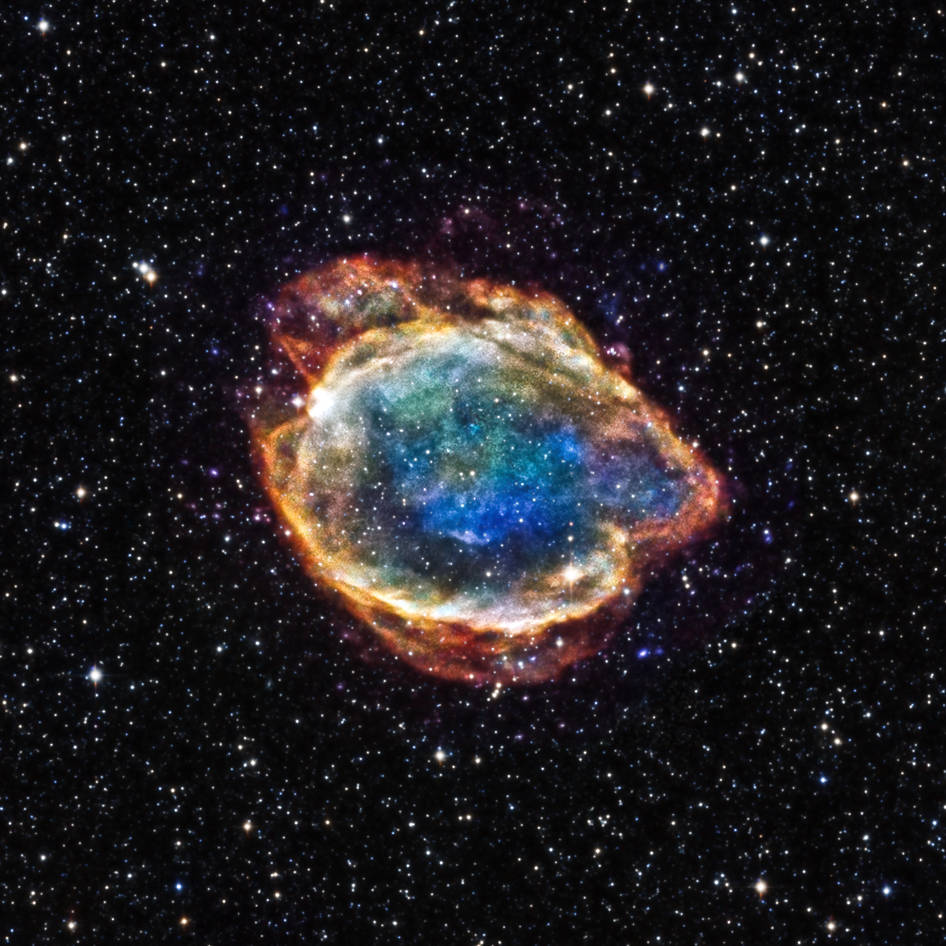
#> input picture Computer Vision/Lab4/supernova.png, 946 x 946 px
$ python asdsadasd.py
#> lines starting #> are read from the running program, lines starting #| are printed output that depends on the picture
import cv2
import matplotlib.pyplot as plt
import numpy as np

# https://stackoverflow.com/questions/48097941/strided-convolution-of-2d-in-numpy
def asStride(array_to_stride, sub_shape, stride=1):
    s0, s1 = array_to_stride.strides[:2]
    m1, n1 = array_to_stride.shape[:2]
    m2, n2 = sub_shape[:2]
    # print(arr.shape)
    view_shape = (1 + (m1 - m2) // stride, 1 + (n1 - n2) // stride, m2, n2) + array_to_stride.shape[2:]
    # print(view_shape)
    strides = (stride * s0, stride * s1, s0, s1) + array_to_stride.strides[2:]
    # print(strides)
    result = np.lib.stride_tricks.as_strided(array_to_stride, view_shape, strides=strides)
    # print(result.shape)
    return result


def dilate_f(img, f):
    dilated_img = asStride(np.pad(img, [(0, f.shape[0] - 1), (0, f.shape[1] - 1)]), f.shape, 1)
    # dilated_img = dilated_img > 0
    dilated_img = dilated_img + (dilated_img * f)
    # print(dilated_img.shape)
    dilated_img = dilated_img.reshape(img.shape[0], img.shape[1], f.shape[0] * f.shape[1])
    dilated_img = np.max(dilated_img, axis=2)
    dilated_img = dilated_img.astype(np.int32)
    return dilated_img


def erode_f(img, f):
    eroded_img = asStride(np.pad(img, [(0, f.shape[0] - 1), (0, f.shape[1] - 1)]), f.shape, 1)
    eroded_img = eroded_img - (eroded_img * f)
    # eroded_img = eroded_img > 0
    eroded_img = eroded_img.reshape(img.shape[0], img.shape[1], f.shape[0] * f.shape[1])
    eroded_img = np.min(eroded_img, axis=2)
    eroded_img = eroded_img.astype(np.int32)
    return eroded_img


if __name__ == '__main__':
    img_space_raw = cv2.imread('./supernova.png', 0)
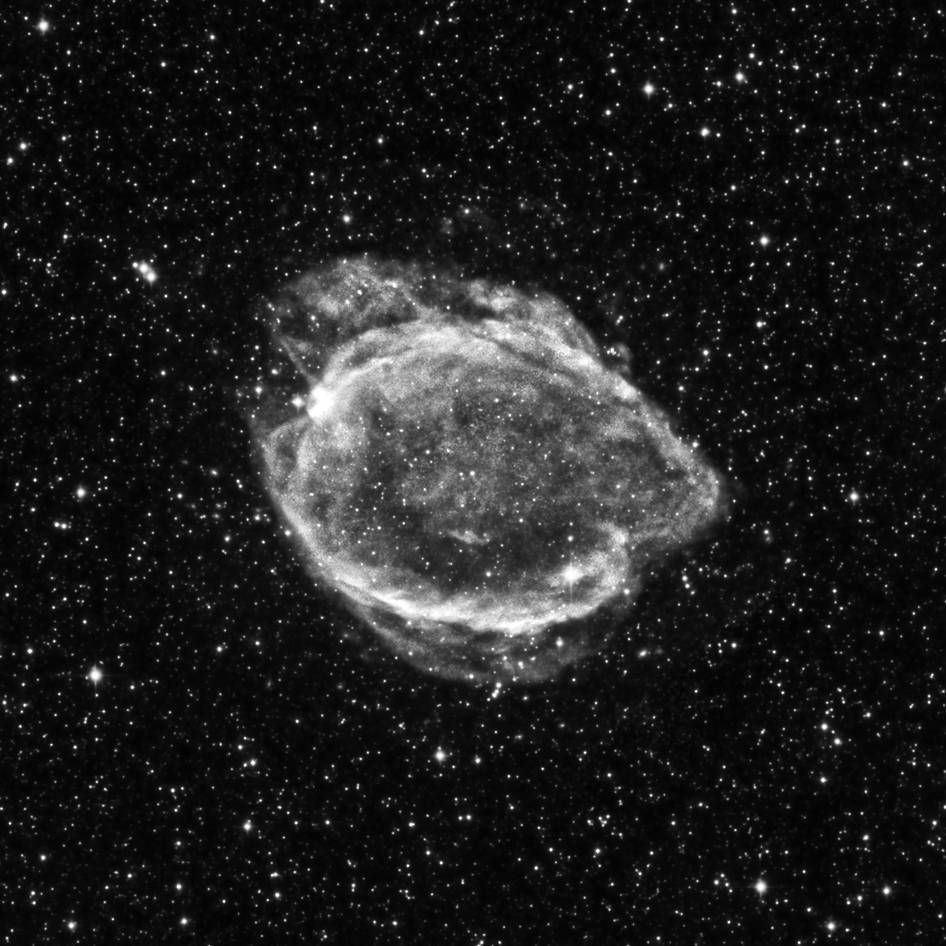
#> img_space_raw: shape (946, 946); min 0, max 255, mean 30.9
    struct_float = np.array([
        [0.1, 0.5, 0.1],
        [0.5, 0.8, 0.5],
        [0.1, 0.5, 0.1]
    ])
    img_space_dil_bin = dilate_f(img_space_raw, struct_float)
#> in asStride, `s0, s1 = array_to_stride.strides[:2]`: s0 = 948; s1 = 1
#> in asStride, `strides = (stride * s0, stride * s1, s0, s1) + array_to_stride.strides..`: strides = (948, 1, 948, 1)
#> in asStride, `result = np.lib.stride_tricks.as_strided(array_to_stride, view_shape, ..`:
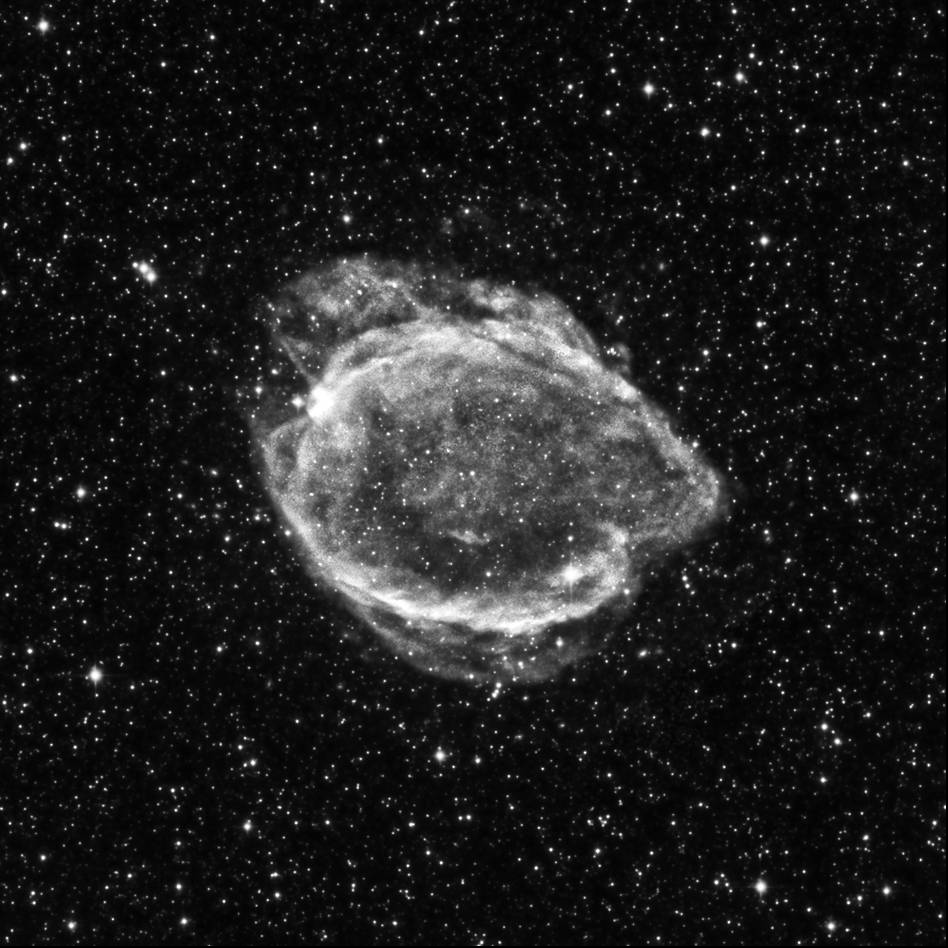
#> array_to_stride: shape (948, 948); min 0, max 255, mean 30.8
#> in dilate_f, `dilated_img = np.max(dilated_img, axis=2)`:
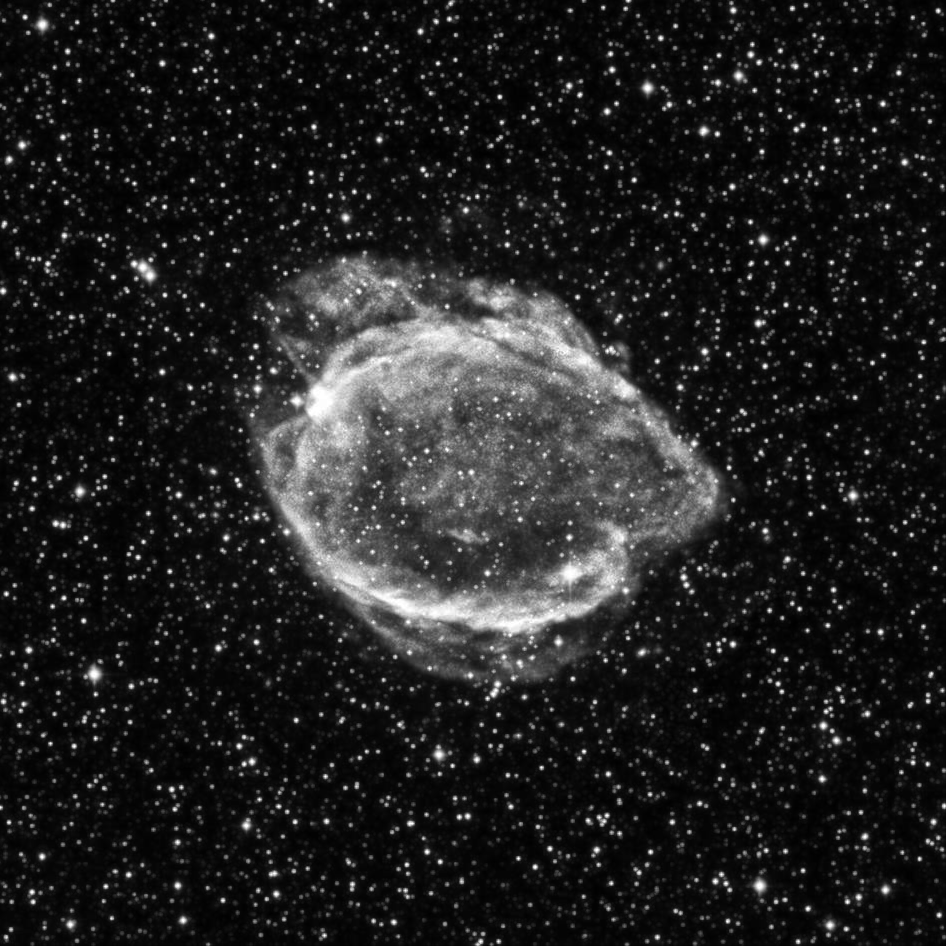
#> dilated_img: shape (946, 946) float64; min 3.3, max 459, mean 63; drawn with min black and max white
    print(img_space_dil_bin[img_space_dil_bin > 250])
#> (printed output is left out)
    # [4 lines of commented-out code are left out]
